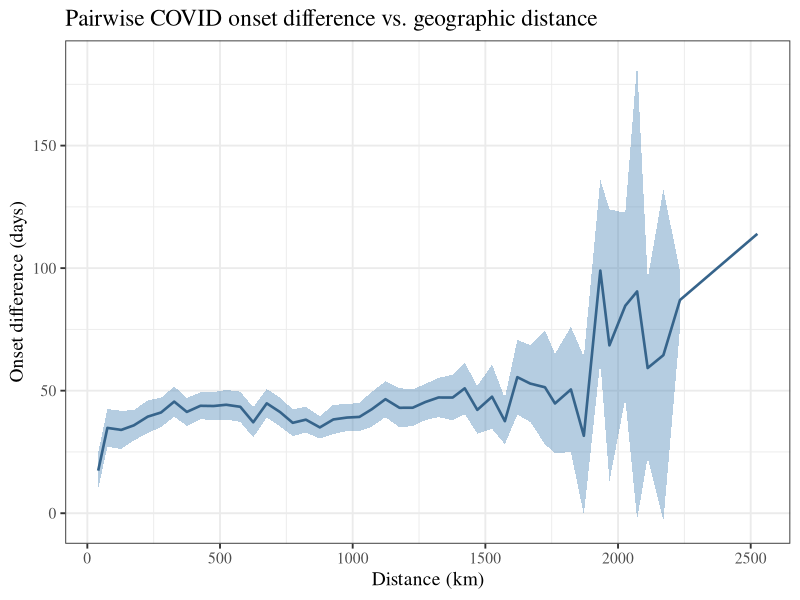

Write R code to recreate this figure.
# spatial coherence test using breakpoint dates
library(tidyr)
library(dplyr)
library(ggplot2); theme_set(theme_bw(base_family = "Times", base_size = 14))
library(lubridate)
library(geosphere)
library(purrr)

setwd("") # add directory

start_date<- "2025-08-01"
end_date <- "2026-05-01"

# start_date <- "2023-03-20" # for pd1/covid
# end_date <- "2023-09-01"
# start_date<- "2023-09-01" # for pd2/covid
# end_date <- "2024-03-01"
# start_date <- "2024-03-01" # for pd3/covid
# end_date <- "2024-09-01"
# start_date <- "2024-09-01" # for pd4/covid
# end_date <- "2025-03-20"
# start_date <- "2025-03-20" # for pd5/covid
# end_date <- "2025-09-01"
# start_date <- "2025-09-01" # for pd6/covid
# end_date <- "2026-03-01"


hsa_geo <- read.csv("HSA_GEO.csv") %>%
  mutate(hsa_id = as.numeric(hsa_id)) %>%
  filter(total_population > 5000) %>%
  arrange(hsa_id)

breakpoints <- read.csv("breakpoints_rsv_30excluded.csv") %>%
  filter(hsa_nci_id != "All") %>%
  mutate(
    hsa_nci_id = as.numeric(hsa_nci_id),
    breakpoint = as.Date(breakpoint, format = "%m/%d/%Y")
  ) %>%
  filter(!(hsa_nci_id %in% c(821, 822, 823))) %>%
  filter(hsa_nci_id %in% hsa_geo$hsa_id) %>%
  filter(!is.na(breakpoint)) %>%
  filter(breakpoint >= start_date & breakpoint <= end_date) %>%
  group_by(hsa_nci_id) %>%
  slice_min(breakpoint, n = 1, with_ties = FALSE) %>%
  ungroup() %>%
  arrange(hsa_nci_id)

hsa_geo <- hsa_geo %>%
  filter(hsa_id %in% breakpoints$hsa_nci_id) %>%
  filter(weighted_lon>-90) %>% # limit to east coast
  arrange(hsa_id)

breakpoints <- breakpoints %>%
  filter(hsa_nci_id %in% hsa_geo$hsa_id) %>%
  left_join(hsa_geo, by = c("hsa_nci_id" = "hsa_id")) %>%
  arrange(hsa_nci_id)

lat <- hsa_geo$weighted_lat
long <- hsa_geo$weighted_lon

n <- nrow(hsa_geo)

pair_df <- combn(n, 2, simplify = FALSE) %>%
  map_dfr(function(idx) {
    i <- idx[1]; j <- idx[2]
    tibble(
      dist_km = distHaversine(c(long[i], lat[i]), c(long[j], lat[j]))/1000,
      onset_diff_days = abs(as.numeric(breakpoints$breakpoint[i] -breakpoints$breakpoint[j]))
    )
  })

pair_df <- pair_df %>%
  mutate(dist_bin = cut(dist_km, breaks = seq(0, max(dist_km) + 50, by = 50)))

bin_summary <- pair_df %>%
  group_by(dist_bin) %>%
  summarise(
    mean_diff = mean(onset_diff_days),
    se        = sd(onset_diff_days) / sqrt(n()),
    ci_lo     = mean_diff - 1.96 * se,
    ci_hi     = mean_diff + 1.96 * se,
    dist_mid  = mean(dist_km),
    .groups   = "drop"
  )

## smoothed line 
# ggplot(pair_df, aes(x = dist_km, y = onset_diff_days)) +
#   geom_point(alpha = 0.15, size = 0.6, color = "blue") +
#   geom_smooth(method = "gam", formula = y ~ s(x),
#               color = "red", linewidth = 0.9, se = TRUE) +
#   labs(
#     x = "Distance (km)",
#     y = "Onset difference (days)",
#     title = "Pairwise RSV onset difference vs. geographic distance"
#   )

# confidence interval ribbon plot
ggplot(bin_summary, aes(x = dist_mid, y = mean_diff)) +
  geom_ribbon(aes(ymin = ci_lo, ymax = ci_hi), fill = "steelblue", alpha = 0.4) +
  geom_line(color = "steelblue4", linewidth = 0.9) +
  labs(
    x     = "Distance (km)",
    y     = "Onset difference (days)",
    title = "Pairwise COVID onset difference vs. geographic distance"
  )
